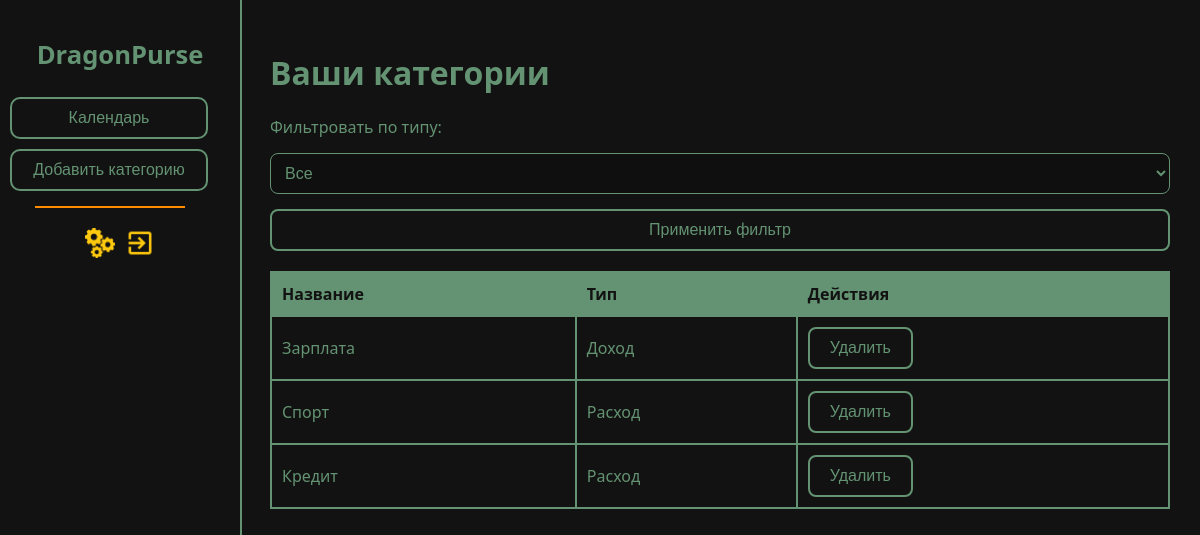
Page /categories/ (signed in) on the committed database.
### accounts/models.py (models this page shows, shortened)
class Category(models.Model):
    CATEGORY_TYPES = [
        ('income', 'Доход'),
        ('expense', 'Расход'),
    ]
    user = models.ForeignKey(User, on_delete=models.CASCADE)  # Это поле должно быть здесь
    name = models.CharField(max_length=100)
    category_type = models.CharField(max_length=10, choices=CATEGORY_TYPES)

### accounts/views.py (the view)
# urls.py: path('categories/', CategoryListView.as_view(), name='category_list'),
class CategoryListView(View):
    def get(self, request):
        category_type = request.GET.get('category_type')
        if category_type:
            categories = Category.objects.filter(user=request.user, category_type=category_type)
        else:
            categories = Category.objects.filter(user=request.user)  # Получаем все категории текущего пользователя
        return render(request, 'accounts/category_list.html', {'categories': categories, 'category_type': category_type})

### accounts/templates/accounts/category_list.html (shortened to what this page needs)
{% extends "accounts/base.html" %}
{% load static %}
{% block head %}<link rel="stylesheet" href="{% static 'accounts/css/dashboard.css' %}">
<link rel="stylesheet" href="{% static 'accounts/css/theme.css' %}">
{% endblock %}
{% block content %}
<div class="sidebar">
        <h1><a href="{% url 'dashboard' %}">DragonPurse</a></h1>
        <a href="{% url 'transaction_list' %}"><button>Календарь</button></a>
        <a href="{% url 'category_create' %}"><button>Добавить категорию</button></a>
        <div class="line"></div>
        <div style="display: flex; margin: 5px;">
        <a href="{% url 'settings' %}" style="display: flex; margin: 5px;"><img src="{% static 'accounts/img/settings_photo.png' %}" width="30" height="30" alt="настройки"></a>
        <a href="{% url 'logout' %}" style="display: flex; margin: 5px;"><img src="{% static 'accounts/img/exit_photo.png' %}" width="30" height="30" alt="выход"></a>
        </div>
    </div>
<main>
    <h1>Ваши категории</h1>
<form method="get" action="{% url 'category_list' %}">
    <label for="category_type">Фильтровать по типу:</label>
    <select name="category_type" id="category_type">
        <option value="">Все</option>
    </select>
    <button type="submit">Применить фильтр</button>
</form>
    <table>
    <thead>
        <tr>
            <th>Название</th>
            <th>Тип</th>
            <th>Действия</th>
        </tr>
    </thead>
    <tbody>
        {% for category in categories %}
            <tr>
                <td>{{ category.name }}</td>
                <td>{{ category.get_category_type_display }}</td>
                <td>
                    <form action="{% url 'category_delete' category.id %}" method="post" style="display:inline;">
                        <button type="submit" class="btn-danger">Удалить</button>
                    </form>
                </td>
            </tr>
        {% empty %}
            <tr>
                <td colspan="3">Нет категорий.</td>
            </tr>
        {% endfor %}
    </tbody>
</table>
</main>
{% endblock %}

### accounts/static/accounts/css/main.css (style rules this page uses)
body { font-family: "Inter", sans-serif; color: #639372; margin: 0; padding: 0; }
a { color: #639372; text-decoration: none; }
h1, h2, h3 { color: #639372; }
button { background-color: #131212; color: #639372; border: 2px solid #639372; border-radius: 8px; padding: 10px 20px; font-size: 1em; cursor: pointer; transition: all 0.3s ease; }
form { display: flex; flex-direction: column; gap: 15px; }
input, select, textarea { background-color: #0f0f0f; color: #639372; border: 1px solid #639372; border-radius: 8px; padding: 10px; font-size: 1em; transition: 0.3s; }
table { width: 100%; border-collapse: collapse; margin-top: 20px; }
th, td { border: 2px solid #639372; padding: 10px; text-align: left; }
th { background-color: #639372; color: #131212; }

### accounts/static/accounts/css/theme.css (style rules this page uses)
:root { --background-color: #131212 }
body { background-color: var(--background-color); }
.sidebar { background-color: var(--background-color); }

### accounts/static/accounts/css/dashboard.css (style rules this page uses)
body { font-family: "Segoe UI", sans-serif; color: #639372; margin: 0; display: flex; }
h1, h2, p, a { color: #639372; }
.sidebar { width: 220px; background-color: #131212; border-right: 2px solid #639372; display: flex; flex-direction: column; align-items: center; padding: 20px 10px; height: 100vh; position: fixed; left: 0; top: 0; }
.sidebar h1 { font-size: 1.6em; margin-bottom: 20px; text-align: center; }
.sidebar a { text-decoration: none; width: 100%; }
.sidebar button { width: 90%; margin: 5px 0; padding: 10px; border: 2px solid #639372; border-radius: 10px; background-color: #131212; color: #639372; font-size: 1em; cursor: pointer; transition: background-color 0.3s, transform 0.2s; }
.sidebar .line { width: 150px; height: 2px; background-color: #FF8C00; margin: 10px 20px 10px 0px; }
main { margin-left: 240px; padding: 30px; flex: 1; }
a { color: #639372; }

### rows in the picture
Category: name "Зарплата", category_type "Доход"
Category: name "Спорт", category_type "Расход"
Category: name "Кредит", category_type "Расход"
